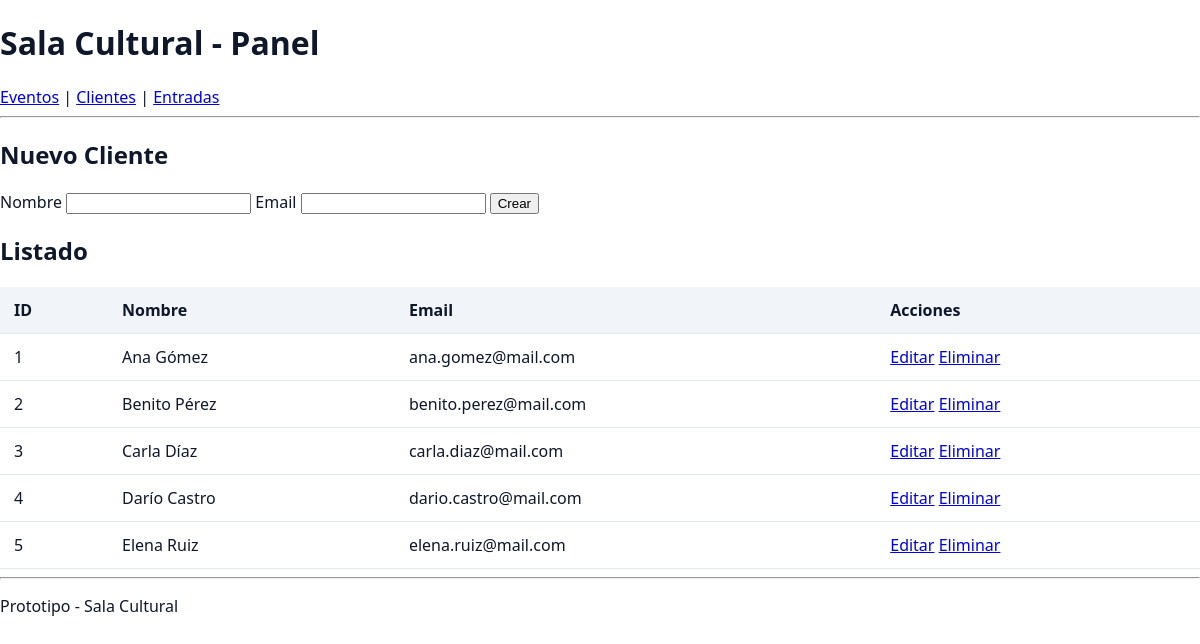
Screenshot of /clientes with the database file from the repository.
### tables this page shows
CREATE TABLE cliente (
  id_cliente INTEGER PRIMARY KEY AUTOINCREMENT,
  nombre TEXT NOT NULL,
  email TEXT NOT NULL
);

### app.py (the view)
@app.route('/clientes')
def lista_clientes():
    clientes = cliente_repo.list_all()
    return render_template('clientes.html', clientes=clientes)

### repositorios/sqlite_repos.py (called while the page is built)
def _row_to_cliente(row) -> Cliente:
    return Cliente(id_cliente=row[0], nombre=row[1], email=row[2])

    def _conn(self):
        conn = sqlite3.connect(self.db_path)
        conn.row_factory = None
        return conn

    def list_all(self) -> List[Cliente]:
        conn = self._conn()
        cur = conn.cursor()
        cur.execute("SELECT id_cliente, nombre, email FROM cliente")
        rows = cur.fetchall()
        conn.close()
        return [_row_to_cliente(r) for r in rows]

### templates/clientes.html (shortened to what this page needs)
{% extends 'base.html' %}
{% block content %}
  <h2>Nuevo Cliente</h2>
  <form action="/clientes/create" method="post">
    <label>Nombre <input name="nombre" required></label>
    <label>Email <input name="email" required></label>
    <button type="submit">Crear</button>
  </form>
  <h2>Listado</h2>
  <table>
    <thead>
      <tr><th>ID</th><th>Nombre</th><th>Email</th><th>Acciones</th></tr>
    </thead>
    <tbody>
      {% for c in clientes %}
      <tr>
        <td>{{ c.id_cliente }}</td>
        <td>{{ c.nombre }}</td>
        <td>{{ c.email }}</td>
        <td>
          <a href="/clientes/edit/{{ c.id_cliente }}">Editar</a>
          <a href="/clientes/delete/{{ c.id_cliente }}">Eliminar</a>
        </td>
      </tr>
      {% endfor %}
    </tbody>
  </table>
{% endblock %}

### css/estilos.css (style rules this page uses)
:root { --bg:#ffffff; --panel:#f8fafc; --card:#ffffff; --muted:#64748b; --text:#0f172a; --primary:#0ea5e9; --danger:#ef4444; --ok:#16a34a; --warn:#f59e0b; --border:#e2e8f0; --thead:#f1f5f9; --input:#ffffff; --radius:14px; --shadow:0 8px 24px rgba(15,23,42,.08); }
* { box-sizing: border-box; }
html, body { height: 100%; }
body { margin: 0; font-family: ui-sans-serif, system-ui, -apple-system, Segoe UI, Roboto, Ubuntu; background: var(--bg); color: var(--text); }
table { width: 100%; border-collapse: collapse; min-width: 720px; background:#fff; }
th, td { padding: 12px 14px; text-align: left; }
thead th { position: sticky; top: 0; background: var(--thead); color:#0f172a; border-bottom: 1px solid var(--border); }
tbody tr { border-bottom: 1px solid var(--border); }

### rows the page displays
cliente: id_cliente "1", nombre "Ana Gómez", email "ana.gomez@mail.com"
cliente: id_cliente "2", nombre "Benito Pérez", email "benito.perez@mail.com"
cliente: id_cliente "3", nombre "Carla Díaz", email "carla.diaz@mail.com"
cliente: id_cliente "4", nombre "Darío Castro", email "dario.castro@mail.com"
cliente: id_cliente "5", nombre "Elena Ruiz", email "elena.ruiz@mail.com"
